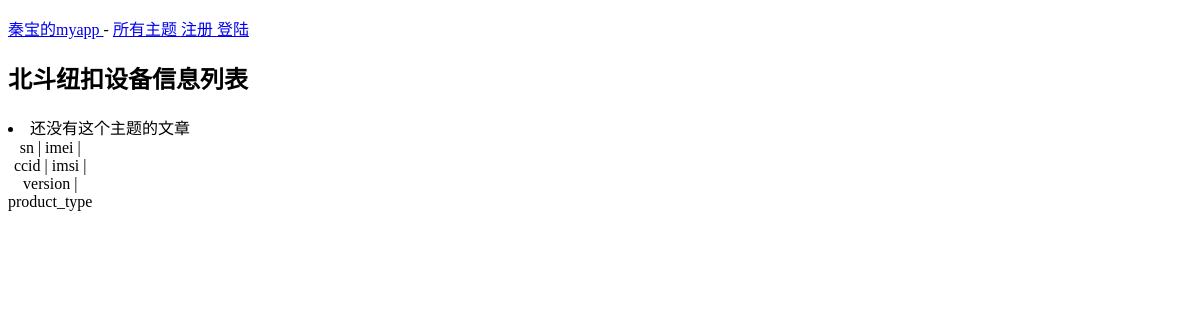
Page /bdnk_device_id_info_list on the earlier database version.
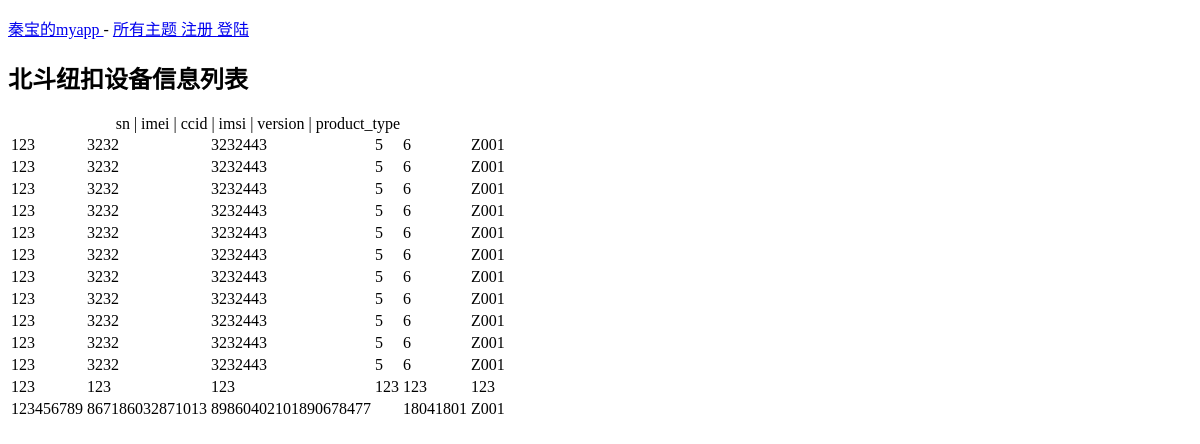
Same page on the later database version.
### myapp/models.py (models this page shows, shortened)
class BdnkDeviceIdInfo(models.Model):
    sn = models.CharField(max_length=20, default='')
    imei = models.CharField(max_length=20, default='')
    ccid = models.CharField(max_length=30, default='')
    imsi = models.CharField(max_length=20, default='0000')
    version = models.CharField(max_length=20, default='')
    product_type = models.CharField(max_length=20, default='Z001')

### myapp/views.py (the view)
# urls.py: re_path(r'^bdnk_device_id_info_list$', views.bdnk_device_id_info_list, name = 'bdnk_device_id_info_list'),
def bdnk_device_id_info_list(request):
    bdnk_device_id_infos = BdnkDeviceIdInfo.objects.all()
    context = {'bdnk_device_id_infos':bdnk_device_id_infos}
    return render(request, 'myapp/bdnk_device_id_info_list.html', context)

### myapp/templates/myapp/bdnk_device_id_info_list.html (shortened to what this page needs)
<!DOCTYPE html>
<html lang="en">
<head>
</head>
<body>
    {% extends 'myapp/base.html' %}
    {% block content111 %}
    <h2>北斗纽扣设备信息列表</h2>
    <table border="0">
        <caption>sn  |  imei  |    ccid  |   imsi  |  version  |  product_type  </caption>
        {% for item in bdnk_device_id_infos %}
            <tr>
                <td>{{item.sn}}</td>
                <td>{{item.imei}}</td>
                <td>{{item.ccid}}</td>
                <td>{{item.imsi}}</td>
                <td>{{item.version}}</td>
                <td>{{item.product_type}}</td>
            </tr>
        {% empty %}
            <li>
                还没有这个主题的文章
            </li>
        {% endfor %}
    </table>
    {% endblock content111 %}

### myapp/templates/myapp/base.html (shortened to what this page needs)
<!DOCTYPE html>
<html lang="en">
<head>
</head>
<body>
    <p>
        <a href = "{% url 'myapp:index' %}"> 秦宝的myapp </a> -
        <a href = "{% url 'myapp:topics' %}"> 所有主题 </a>
        {% if user.is_authenticated %}
            Hello,{{ user.username }}.
            <a href="{% url 'myusers:logout' %}"> 登出 </a>
        {% else %}
            <a href = "{%url 'myusers:my_register' %}"> 注册 </a>
            <a href="{% url 'myusers:login' %}"> 登陆 </a>
        {% endif %}
    </p>
    {% block content111 %}{% endblock content111 %}
</body>
</html>

Differences in the rows shown:
added BdnkDeviceIdInfo: sn "123", imei "3232", ccid "3232443", imsi "5", version "6", product_type "Z001"
added BdnkDeviceIdInfo: sn "123", imei "3232", ccid "3232443", imsi "5", version "6", product_type "Z001"
added BdnkDeviceIdInfo: sn "123", imei "3232", ccid "3232443", imsi "5", version "6", product_type "Z001"
added BdnkDeviceIdInfo: sn "123", imei "3232", ccid "3232443", imsi "5", version "6", product_type "Z001"
added BdnkDeviceIdInfo: sn "123", imei "3232", ccid "3232443", imsi "5", version "6", product_type "Z001"
added BdnkDeviceIdInfo: sn "123", imei "3232", ccid "3232443", imsi "5", version "6", product_type "Z001"
added BdnkDeviceIdInfo: sn "123", imei "3232", ccid "3232443", imsi "5", version "6", product_type "Z001"
added BdnkDeviceIdInfo: sn "123", imei "3232", ccid "3232443", imsi "5", version "6", product_type "Z001"
added BdnkDeviceIdInfo: sn "123", imei "3232", ccid "3232443", imsi "5", version "6", product_type "Z001"
added BdnkDeviceIdInfo: sn "123", imei "3232", ccid "3232443", imsi "5", version "6", product_type "Z001"
added BdnkDeviceIdInfo: sn "123", imei "3232", ccid "3232443", imsi "5", version "6", product_type "Z001"
added BdnkDeviceIdInfo: sn "123", imei "123", ccid "123", imsi "123", version "123", product_type "123"
added BdnkDeviceIdInfo: sn "123456789", imei "867186032871013", ccid "89860402101890678477", version "18041801", product_type "Z001"
Other differences:
text no longer shown: "还没有这个主题的文章"
